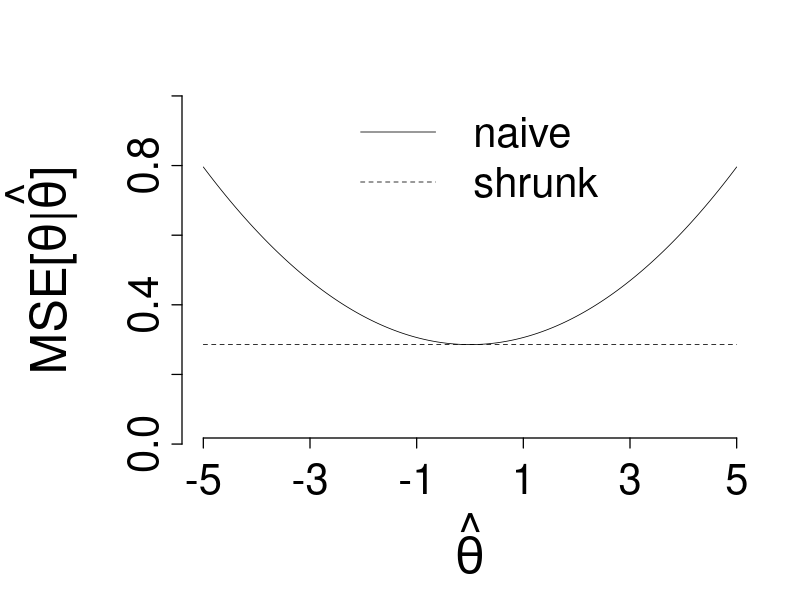

Generate this figure with R:
# IDEAL project
# http://www.ideal.rwth-aachen.de/
#
# Author:
# Artur Araujo <artur.stat@gmail.com>
#
# Description:
#  Creates figure 2.
#
# Remarks:
#  None.

tau <- 0; # population average of true individual treatment effect
n <- 3; # number of cycles per subject
psi <- 2; # variance of the true indivual treatment effect
sigma <- 1; # residual variance

# probability for the computations
# of the x-axis limits of the plot
prob <- 0.999;

# weight for the shrunk estimate
k <- n*psi/(n*psi+sigma);

# shrunk
a <- qnorm(
  p=(1+c(-1, 1)*prob)/2,
  mean=tau,
  sd=sqrt(k^2*(psi+sigma/n))
);

# naive
b <- qnorm(
  p=(1+c(-1, 1)*prob)/2,
  mean=tau,
  sd=sqrt(psi+sigma/n)
);

# compute x-axis limits
xlim <- (a+b)/2;
xlim[1] <- floor(xlim[1]);
xlim[2] <- ceiling(xlim[2]);

x <- seq(from=xlim[1], to=xlim[2], by=0.01);
mse.naive <- (1-k)^2*(tau-x)^2+k*sigma/n;
mse.shrunk <- rep( x=k*sigma/n, times=length(x) );

tiff(
  filename="Figure2.tif",
  width=1920,
  height=1080,
  units="px",
  pointsize=2,
  compression="lzw",
  res=400,
  bg="white",
  type="cairo"
);

#jpeg(
#  filename="Figure2.jpg",
#  width=1920,
#  height=1080,
#  units="px",
#  pointsize=2,
#  quality=100,
#  res=400,
#  bg="white",
#  type="cairo"
#);

#png(
#  filename="Figure2.png",
#  width=1920,
#  height=1080,
#  units="px",
#  pointsize=2,
#  res=400,
#  bg="white",
#  type="cairo"
#);

old <- par();

par(
  mar=c(
    7.1, # bottom margin default 5.1
    9.1, # left margin default 4.1
    4.1, # top margin default 4.1
    2.1 # right margin default 2.1
  )
);

# plot MSE naive
plot(
  x=x,
  y=mse.naive,
  xlim=xlim,
  ylim=c(0, 1),
  xlab="",
  ylab="",
  type="l",
  col="black",
  lty=1,
  lwd=0.75,
  bty="n",
  axes=FALSE
);

# define x-axis
axis(
  side=1,
  at=seq(from=xlim[1], to=xlim[2], by=2),
  labels=TRUE,
  tick=TRUE,
  outer=FALSE,
  lty="solid",
  lwd=1.25,
  lwd.ticks=1.25,
  cex.axis=2.5,
  mgp=c(3, 1, -1)
);

# define y-axis
axis(
  side=2,
  at=seq(from=0, to=1, by=0.2),
  labels=TRUE,
  tick=TRUE,
  outer=FALSE,
  lty="solid",
  lwd=1.25,
  lwd.ticks=1.25,
  cex.axis=2.5,
  mgp=c(3, 1, 0)
);

# define xy-axis label
title(
  xlab=expression( hat(theta) ),
  ylab=expression( paste("MSE[", theta, "|", hat(theta), "]") ),
  line=5,
  cex.lab=3
);

# plot MSE shrunk
lines(
  x=x,
  y=mse.shrunk,
  col="black",
  lty=2,
  lwd=0.75
);

legend(
  x="top",
  legend=c(
    "naive",
    "shrunk"
  ),
  col=c(
    "black",
    "black"
  ),
  lty=1:2,
  lwd=0.75,
  bty="n",
  cex=2.5,
  xjust=0,
  yjust=0,
  ncol=1,
  horiz=FALSE
);

par(old);

dev.off();
